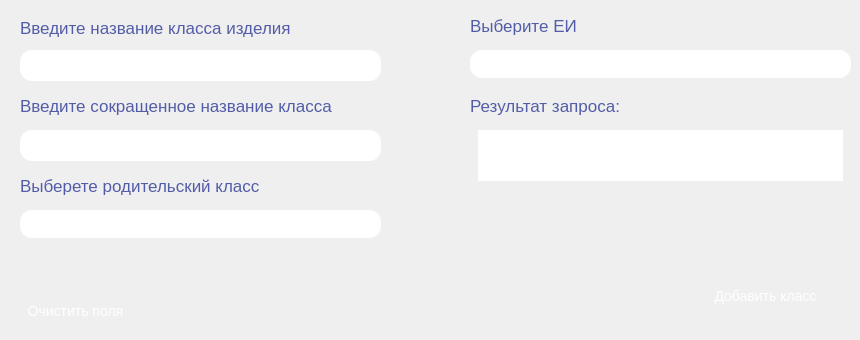
      <widget class="QWidget" name="page_4">
       <widget class="QLineEdit" name="lineEdit_4_nameClass">
        <property name="geometry">
         <rect>
          <x>20</x>
          <y>50</y>
          <width>361</width>
          <height>31</height>
         </rect>
        </property>
        <property name="styleSheet">
         <string notr="true">QLineEdit {
	border: 2px #FFE5CC;
    border-radius: 12px;
	padding: 0 8px;
    background: qlineargradient(x1:0, y1:0, x2:1, y2:0, 
    												stop:0 rgba(193, 95, 251, 1), 
													stop:0.6 rgba(97, 115, 241, 0.7),
    												stop:1 rgba(94, 131, 239, 0.7));
	selection-background-color: darkgray;
    font-size: 14px;
	color: rgba(255, 255, 255,1);
}</string>
        </property>
        <property name="placeholderText">
         <string>Суда</string>
        </property>
       </widget>
       <widget class="QLabel" name="label_4_nameClass">
        <property name="geometry">
         <rect>
          <x>20</x>
          <y>12</y>
          <width>361</width>
          <height>31</height>
         </rect>
        </property>
        <property name="styleSheet">
         <string notr="true">QLabel {
	color: rgba(83, 93, 167, 1);
    font-size: 17px;
}</string>
        </property>
        <property name="text">
         <string>Введите название класса изделия</string>
        </property>
       </widget>
       <widget class="QLineEdit" name="lineEdit_4_shortName">
        <property name="geometry">
         <rect>
          <x>20</x>
          <y>130</y>
          <width>361</width>
          <height>31</height>
         </rect>
        </property>
        <property name="styleSheet">
         <string notr="true">QLineEdit {
	border: 2px #FFE5CC;
    border-radius: 12px;
	padding: 0 8px;
    background: qlineargradient(x1:0, y1:0, x2:1, y2:0, 
    												stop:0 rgba(193, 95, 251, 1), 
													stop:0.6 rgba(97, 115, 241, 0.7),
    												stop:1 rgba(94, 131, 239, 0.7));
	selection-background-color: darkgray;
    font-size: 14px;
	color: rgba(255, 255, 255,1);
}</string>
        </property>
        <property name="placeholderText">
         <string>Сд</string>
        </property>
       </widget>
       <widget class="QLabel" name="label_4_shortName">
        <property name="geometry">
         <rect>
          <x>20</x>
          <y>90</y>
          <width>361</width>
          <height>31</height>
         </rect>
        </property>
        <property name="styleSheet">
         <string notr="true">QLabel {
	color: rgba(83, 93, 167, 1);
    font-size: 17px;
}</string>
        </property>
        <property name="text">
         <string>Введите сокращенное название класса</string>
        </property>
       </widget>
       <widget class="QLabel" name="label_4_mainClass">
        <property name="geometry">
         <rect>
          <x>20</x>
          <y>170</y>
          <width>361</width>
          <height>31</height>
         </rect>
        </property>
        <property name="styleSheet">
         <string notr="true">QLabel {
	color: rgba(83, 93, 167, 1);
    font-size: 17px;
}</string>
        </property>
        <property name="text">
         <string>Выберете родительский класс</string>
        </property>
       </widget>
       <widget class="QPushButton" name="pushButton_4_add">
        <property name="geometry">
         <rect>
          <x>680</x>
          <y>260</y>
          <width>171</width>
          <height>71</height>
         </rect>
        </property>
        <property name="styleSheet">
         <string notr="true">QPushButton {
	background-color: qlineargradient(x1:0, y1:0, x2:1, y2:1, 
    								stop:0 rgba(88, 205, 174, 1), 
    								stop:1 rgba(63, 148, 108, 1));
    color: white;
    text-align: center;
    text-decoration: none;
    font-size: 14px;
    border-radius: 12px;
}

QPushButton:pressed {
	background-color: qlineargradient(x1:0, y1:0, x2:1, y2:1, 
    								stop:0 rgba(88, 205, 174, 0.5), 
    								stop:1 rgba(63, 148, 108, 0.5));
}</string>
        </property>
        <property name="text">
         <string>Добавить класс</string>
        </property>
       </widget>
       <widget class="QComboBox" name="comboBox_4_idEI">
        <property name="geometry">
         <rect>
          <x>470</x>
          <y>50</y>
          <width>381</width>
          <height>28</height>
         </rect>
        </property>
        <property name="styleSheet">
         <string notr="true">QComboBox {
	border: 2px #FFE5CC;
    border-radius: 12px;
	padding: 0 8px;
    background: qlineargradient(x1:0, y1:0, x2:1, y2:0, 
    												stop:0 rgba(193, 95, 251, 1), 
													stop:0.6 rgba(97, 115, 241, 0.7),
    												stop:1 rgba(94, 131, 239, 0.7));
    font-size: 14px;
	color: rgba(255, 255, 255,1);
}

QComboBox:!editable, QComboBox::drop-down:editable {
    background: qlineargradient(x1:0, y1:0, x2:1, y2:0, 
    												stop:0 rgba(193, 95, 251, 1), 
													stop:0.6 rgba(97, 115, 241, 0.7),
    												stop:1 rgba(94, 131, 239, 0.7));
}

QComboBox:!editable:on, QComboBox::drop-down:editable:on {
     background: qlineargradient(x1:0, y1:0, x2:1, y2:0, 
    												stop:0 rgba(193, 95, 251, 1), 
													stop:0.6 rgba(97, 115, 241, 0.7),
    												stop:1 rgba(94, 131, 239, 0.7));
}

QComboBox::drop-down {
	subcontrol-origin: padding;
    subcontrol-position: top right;
    border-top-right-radius: 12px;
    border-bottom-right-radius: 12px;
    border-top-left-radius: 12px; 
    border-bottom-left-radius: 12px;
}


QComboBox QAbstractItemView {
    background: qlineargradient(x1:0, y1:0, x2:1, y2:0, 
    												stop:0 rgba(193, 95, 251, 1), 
													stop:0.6 rgba(97, 115, 241, 0.7),
    												stop:1 rgba(94, 131, 239, 0.7));
    color: rgb(255, 255, 255);
	border: 1px #FFE5CC;
}</string>
        </property>
        <property name="placeholderText">
         <string/>
        </property>
       </widget>
       <widget class="QLabel" name="label_4_idEI">
        <property name="geometry">
         <rect>
          <x>470</x>
          <y>10</y>
          <width>281</width>
          <height>31</height>
         </rect>
        </property>
        <property name="styleSheet">
         <string notr="true">QLabel {
	color: rgba(83, 93, 167, 1);
    font-size: 17px;
}</string>
        </property>
        <property name="text">
         <string>Выберите ЕИ</string>
        </property>
       </widget>
       <widget class="QPushButton" name="pushButton_4_clear">
        <property name="geometry">
         <rect>
          <x>20</x>
          <y>290</y>
          <width>111</width>
          <height>41</height>
         </rect>
        </property>
        <property name="styleSheet">
         <string notr="true">QPushButton {
	background-color: qlineargradient(x1:0, y1:0, x2:1, y2:1, 
    								stop:0 rgba(88, 205, 174, 1), 
    								stop:1 rgba(63, 148, 108, 1));
    color: white;
    text-align: center;
    text-decoration: none;
    font-size: 14px;
    border-radius: 12px;
}

QPushButton:pressed {
	background-color: qlineargradient(x1:0, y1:0, x2:1, y2:1, 
    								stop:0 rgba(88, 205, 174, 0.5), 
    								stop:1 rgba(63, 148, 108, 0.5));
}</string>
        </property>
        <property name="text">
         <string>Очистить поля</string>
        </property>
       </widget>
       <widget class="QLabel" name="label_4_result">
        <property name="geometry">
         <rect>
          <x>470</x>
          <y>90</y>
          <width>281</width>
          <height>31</height>
         </rect>
        </property>
        <property name="styleSheet">
         <string notr="true">QLabel {
	color: rgba(83, 93, 167, 1);
    font-size: 17px;
}</string>
        </property>
        <property name="text">
         <string>Результат запроса:</string>
        </property>
       </widget>
       <widget class="QTextEdit" name="textEdit_4_result">
        <property name="geometry">
         <rect>
          <x>470</x>
          <y>130</y>
          <width>381</width>
          <height>51</height>
         </rect>
        </property>
        <property name="styleSheet">
         <string notr="true">QTextEdit {
	border: 2px #FFF4E8;
    padding: 0 8px;
    border-radius: 12px;
    background: qlineargradient(x1:0, y1:0, x2:1, y2:1, 
    								stop:0 rgba(88, 205, 174, 1), 
    								stop:1 rgba(63, 148, 108, 1));
	color: white;
    font-size: 14px;
}</string>
        </property>
        <property name="placeholderText">
         <string>Здесь будут подробности о проведенной операции</string>
        </property>
       </widget>
       <widget class="QComboBox" name="comboBox_4_mainClass">
        <property name="geometry">
         <rect>
          <x>20</x>
          <y>210</y>
          <width>361</width>
          <height>28</height>
         </rect>
        </property>
        <property name="styleSheet">
         <string notr="true">QComboBox {
	border: 2px #FFE5CC;
    border-radius: 12px;
	padding: 0 8px;
    background: qlineargradient(x1:0, y1:0, x2:1, y2:0, 
    												stop:0 rgba(193, 95, 251, 1), 
													stop:0.6 rgba(97, 115, 241, 0.7),
    												stop:1 rgba(94, 131, 239, 0.7));
    font-size: 14px;
	color: rgba(255, 255, 255,1);
}

QComboBox:!editable, QComboBox::drop-down:editable {
    background: qlineargradient(x1:0, y1:0, x2:1, y2:0, 
    												stop:0 rgba(193, 95, 251, 1), 
													stop:0.6 rgba(97, 115, 241, 0.7),
    												stop:1 rgba(94, 131, 239, 0.7));
}

QComboBox:!editable:on, QComboBox::drop-down:editable:on {
     background: qlineargradient(x1:0, y1:0, x2:1, y2:0, 
    												stop:0 rgba(193, 95, 251, 1), 
													stop:0.6 rgba(97, 115, 241, 0.7),
    												stop:1 rgba(94, 131, 239, 0.7));
}

QComboBox::drop-down {
	subcontrol-origin: padding;
    subcontrol-position: top right;
    border-top-right-radius: 12px;
    border-bottom-right-radius: 12px;
    border-top-left-radius: 12px; 
    border-bottom-left-radius: 12px;
}


QComboBox QAbstractItemView {
    background: qlineargradient(x1:0, y1:0, x2:1, y2:0, 
    												stop:0 rgba(193, 95, 251, 1), 
													stop:0.6 rgba(97, 115, 241, 0.7),
    												stop:1 rgba(94, 131, 239, 0.7));
    color: rgb(255, 255, 255);
	border: 1px #FFE5CC;
}</string>
        </property>
        <property name="placeholderText">
         <string/>
        </property>
       </widget>
      </widget>
